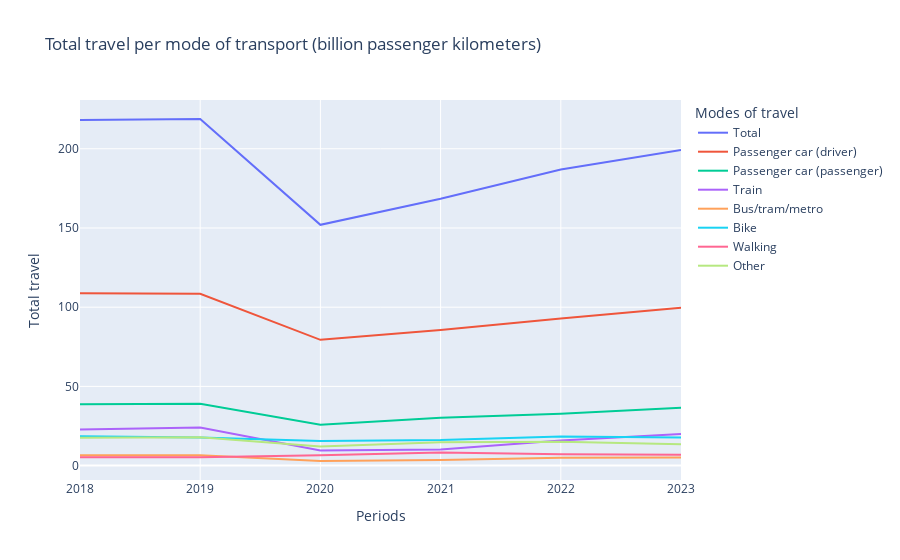

The code cell stored with this chart in its notebook:
### Markdown cell above
### Graph: How did the transport performance of different modes of transport change during and after the corona period (2020-2022) compared to 2019?

### Code cell
#Select only The Netherlands region
df=df_pres.loc[df_pres['Region characteristics']=='The Netherlands'].copy()

#Create lineplot that shows the total travel per mode
fig = px.line(df, x='Periods', y='Total travel', color='Modes of travel', title='Total travel per mode of transport (billion passenger kilometers)')
fig.show()

### Figure 1 — Plotly figure (JSON) as saved in the notebook; plotly's stock layout.template omitted (floating-point values rounded to 4 significant figures)
{"data": [{"hovertemplate": "Modes of travel=Total<br>Periods=%{x}<br>Total travel=%{y}<extra></extra>", "legendgroup": "Total", "line": {"color": "#636efa", "dash": "solid"}, "marker": {"symbol": "circle"}, "mode": "lines", "name": "Total", "orientation": "v", "showlegend": true, "type": "scatter", "x": [2018, 2019, 2020, 2021, 2022, 2023], "xaxis": "x", "y": [218.1, 218.8, 152.0, 168.4, 186.9, 199.3], "yaxis": "y"}, {"hovertemplate": "Modes of travel=Passenger car (driver)<br>Periods=%{x}<br>Total travel=%{y}<extra></extra>", "legendgroup": "Passenger car (driver)", "line": {"color": "#EF553B", "dash": "solid"}, "marker": {"symbol": "circle"}, "mode": "lines", "name": "Passenger car (driver)", "orientation": "v", "showlegend": true, "type": "scatter", "x": [2018, 2019, 2020, 2021, 2022, 2023], "xaxis": "x", "y": [108.8, 108.5, 79.4, 85.6, 92.9, 99.6], "yaxis": "y"}, {"hovertemplate": "Modes of travel=Passenger car (passenger)<br>Periods=%{x}<br>Total travel=%{y}<extra></extra>", "legendgroup": "Passenger car (passenger)", "line": {"color": "#00cc96", "dash": "solid"}, "marker": {"symbol": "circle"}, "mode": "lines", "name": "Passenger car (passenger)", "orientation": "v", "showlegend": true, "type": "scatter", "x": [2018, 2019, 2020, 2021, 2022, 2023], "xaxis": "x", "y": [38.7, 39.0, 25.8, 30.2, 32.7, 36.5], "yaxis": "y"}, {"hovertemplate": "Modes of travel=Train<br>Periods=%{x}<br>Total travel=%{y}<extra></extra>", "legendgroup": "Train", "line": {"color": "#ab63fa", "dash": "solid"}, "marker": {"symbol": "circle"}, "mode": "lines", "name": "Train", "orientation": "v", "showlegend": true, "type": "scatter", "x": [2018, 2019, 2020, 2021, 2022, 2023], "xaxis": "x", "y": [22.8, 24.1, 9.6, 10.2, 15.8, 20.0], "yaxis": "y"}, {"hovertemplate": "Modes of travel=Bus/tram/metro<br>Periods=%{x}<br>Total travel=%{y}<extra></extra>", "legendgroup": "Bus/tram/metro", "line": {"color": "#FFA15A", "dash": "solid"}, "marker": {"symbol": "circle"}, "mode": "lines", "name": "Bus/tram/metro", "orientation": "v", "showlegend": true, "type": "scatter", "x": [2018, 2019, 2020, 2021, 2022, 2023], "xaxis": "x", "y": [6.5, 6.5, 2.9, 3.5, 5.0, 5.1], "yaxis": "y"}, {"hovertemplate": "Modes of travel=Bike<br>Periods=%{x}<br>Total travel=%{y}<extra></extra>", "legendgroup": "Bike", "line": {"color": "#19d3f3", "dash": "solid"}, "marker": {"symbol": "circle"}, "mode": "lines", "name": "Bike", "orientation": "v", "showlegend": true, "type": "scatter", "x": [2018, 2019, 2020, 2021, 2022, 2023], "xaxis": "x", "y": [18.5, 17.8, 15.5, 16.1, 18.4, 17.8], "yaxis": "y"}, {"hovertemplate": "Modes of travel=Walking<br>Periods=%{x}<br>Total travel=%{y}<extra></extra>", "legendgroup": "Walking", "line": {"color": "#FF6692", "dash": "solid"}, "marker": {"symbol": "circle"}, "mode": "lines", "name": "Walking", "orientation": "v", "showlegend": true, "type": "scatter", "x": [2018, 2019, 2020, 2021, 2022, 2023], "xaxis": "x", "y": [5.2, 5.2, 6.6, 8.2, 7.2, 6.9], "yaxis": "y"}, {"hovertemplate": "Modes of travel=Other<br>Periods=%{x}<br>Total travel=%{y}<extra></extra>", "legendgroup": "Other", "line": {"color": "#B6E880", "dash": "solid"}, "marker": {"symbol": "circle"}, "mode": "lines", "name": "Other", "orientation": "v", "showlegend": true, "type": "scatter", "x": [2018, 2019, 2020, 2021, 2022, 2023], "xaxis": "x", "y": [17.6, 17.9, 12.1, 14.7, 15.0, 13.4], "yaxis": "y"}], "layout": {"legend": {"title": {"text": "Modes of travel"}, "tracegroupgap": 0}, "title": {"text": "Total travel per mode of transport (billion passenger kilometers)"}, "xaxis": {"anchor": "y", "domain": [0, 1], "title": {"text": "Periods"}}, "yaxis": {"anchor": "x", "domain": [0, 1], "title": {"text": "Total travel"}}}}
